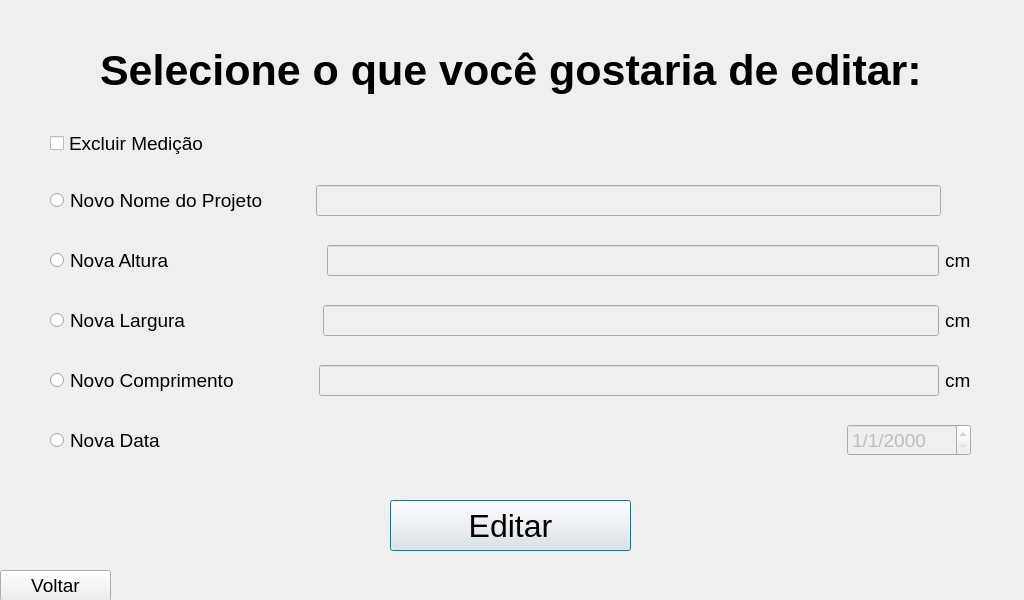
<?xml version="1.0" encoding="UTF-8"?>
<ui version="4.0">
 <class>Dialog</class>
 <widget class="QDialog" name="Dialog">
  <property name="geometry">
   <rect>
    <x>0</x>
    <y>0</y>
    <width>1024</width>
    <height>600</height>
   </rect>
  </property>
  <property name="windowTitle">
   <string>Dialog</string>
  </property>
  <widget class="QLabel" name="label_2">
   <property name="geometry">
    <rect>
     <x>100</x>
     <y>40</y>
     <width>831</width>
     <height>61</height>
    </rect>
   </property>
   <property name="font">
    <font>
     <family>Arial</family>
     <pointsize>32</pointsize>
     <weight>75</weight>
     <bold>true</bold>
     <underline>false</underline>
     <strikeout>false</strikeout>
     <kerning>true</kerning>
    </font>
   </property>
   <property name="text">
    <string>Selecione o que você gostaria de editar:</string>
   </property>
  </widget>
  <widget class="QPushButton" name="editarButton">
   <property name="geometry">
    <rect>
     <x>390</x>
     <y>500</y>
     <width>241</width>
     <height>51</height>
    </rect>
   </property>
   <property name="font">
    <font>
     <family>Arial</family>
     <pointsize>24</pointsize>
    </font>
   </property>
   <property name="text">
    <string>Editar</string>
   </property>
  </widget>
  <widget class="QPushButton" name="voltarButton">
   <property name="geometry">
    <rect>
     <x>0</x>
     <y>570</y>
     <width>111</width>
     <height>31</height>
    </rect>
   </property>
   <property name="font">
    <font>
     <family>Arial</family>
     <pointsize>14</pointsize>
    </font>
   </property>
   <property name="text">
    <string>Voltar</string>
   </property>
  </widget>
  <widget class="QCheckBox" name="excluirRB">
   <property name="geometry">
    <rect>
     <x>50</x>
     <y>130</y>
     <width>911</width>
     <height>26</height>
    </rect>
   </property>
   <property name="font">
    <font>
     <family>Arial</family>
     <pointsize>14</pointsize>
    </font>
   </property>
   <property name="cursor">
    <cursorShape>ArrowCursor</cursorShape>
   </property>
   <property name="text">
    <string>Excluir Medição</string>
   </property>
  </widget>
  <widget class="QWidget" name="">
   <property name="geometry">
    <rect>
     <x>50</x>
     <y>180</y>
     <width>891</width>
     <height>41</height>
    </rect>
   </property>
   <layout class="QHBoxLayout" name="horizontalLayout_7">
    <item>
     <widget class="QRadioButton" name="nomeRB">
      <property name="enabled">
       <bool>true</bool>
      </property>
      <property name="font">
       <font>
        <family>Arial</family>
        <pointsize>14</pointsize>
       </font>
      </property>
      <property name="text">
       <string>Novo Nome do Projeto        </string>
      </property>
      <attribute name="buttonGroup">
       <string notr="true">ButtonGroup</string>
      </attribute>
     </widget>
    </item>
    <item>
     <widget class="QLineEdit" name="nomeText">
      <property name="enabled">
       <bool>false</bool>
      </property>
      <property name="font">
       <font>
        <pointsize>14</pointsize>
       </font>
      </property>
     </widget>
    </item>
   </layout>
  </widget>
  <widget class="QWidget" name="">
   <property name="geometry">
    <rect>
     <x>50</x>
     <y>240</y>
     <width>921</width>
     <height>41</height>
    </rect>
   </property>
   <layout class="QHBoxLayout" name="horizontalLayout_3">
    <item>
     <widget class="QRadioButton" name="alturaRB">
      <property name="enabled">
       <bool>true</bool>
      </property>
      <property name="font">
       <font>
        <family>Arial</family>
        <pointsize>14</pointsize>
       </font>
      </property>
      <property name="text">
       <string>Nova Altura                            </string>
      </property>
      <attribute name="buttonGroup">
       <string notr="true">ButtonGroup</string>
      </attribute>
     </widget>
    </item>
    <item>
     <widget class="QLineEdit" name="alturaText">
      <property name="enabled">
       <bool>false</bool>
      </property>
      <property name="font">
       <font>
        <pointsize>14</pointsize>
       </font>
      </property>
     </widget>
    </item>
    <item>
     <widget class="QLabel" name="label">
      <property name="font">
       <font>
        <pointsize>14</pointsize>
       </font>
      </property>
      <property name="text">
       <string>cm</string>
      </property>
     </widget>
    </item>
   </layout>
  </widget>
  <widget class="QWidget" name="">
   <property name="geometry">
    <rect>
     <x>50</x>
     <y>300</y>
     <width>921</width>
     <height>41</height>
    </rect>
   </property>
   <layout class="QHBoxLayout" name="horizontalLayout_2">
    <item>
     <widget class="QRadioButton" name="larguraRB">
      <property name="font">
       <font>
        <family>Arial</family>
        <pointsize>14</pointsize>
       </font>
      </property>
      <property name="text">
       <string>Nova Largura                        </string>
      </property>
      <attribute name="buttonGroup">
       <string notr="true">ButtonGroup</string>
      </attribute>
     </widget>
    </item>
    <item>
     <widget class="QLineEdit" name="larguraText">
      <property name="enabled">
       <bool>false</bool>
      </property>
      <property name="font">
       <font>
        <pointsize>14</pointsize>
       </font>
      </property>
     </widget>
    </item>
    <item>
     <widget class="QLabel" name="label_4">
      <property name="font">
       <font>
        <pointsize>14</pointsize>
       </font>
      </property>
      <property name="text">
       <string>cm</string>
      </property>
     </widget>
    </item>
   </layout>
  </widget>
  <widget class="QWidget" name="">
   <property name="geometry">
    <rect>
     <x>50</x>
     <y>360</y>
     <width>921</width>
     <height>41</height>
    </rect>
   </property>
   <layout class="QHBoxLayout" name="horizontalLayout_6">
    <item>
     <widget class="QRadioButton" name="comprimentoRB">
      <property name="font">
       <font>
        <family>Arial</family>
        <pointsize>14</pointsize>
       </font>
      </property>
      <property name="text">
       <string>Novo Comprimento              </string>
      </property>
      <attribute name="buttonGroup">
       <string notr="true">ButtonGroup</string>
      </attribute>
     </widget>
    </item>
    <item>
     <widget class="QLineEdit" name="comprimentoText">
      <property name="enabled">
       <bool>false</bool>
      </property>
      <property name="font">
       <font>
        <pointsize>14</pointsize>
       </font>
      </property>
     </widget>
    </item>
    <item>
     <widget class="QLabel" name="label_5">
      <property name="font">
       <font>
        <pointsize>14</pointsize>
       </font>
      </property>
      <property name="text">
       <string>cm</string>
      </property>
     </widget>
    </item>
   </layout>
  </widget>
  <widget class="QWidget" name="">
   <property name="geometry">
    <rect>
     <x>50</x>
     <y>420</y>
     <width>921</width>
     <height>41</height>
    </rect>
   </property>
   <layout class="QHBoxLayout" name="horizontalLayout">
    <item>
     <widget class="QRadioButton" name="dataRB">
      <property name="font">
       <font>
        <family>Arial</family>
        <pointsize>14</pointsize>
       </font>
      </property>
      <property name="text">
       <string>Nova Data</string>
      </property>
      <attribute name="buttonGroup">
       <string notr="true">ButtonGroup</string>
      </attribute>
     </widget>
    </item>
    <item>
     <spacer name="horizontalSpacer">
      <property name="orientation">
       <enum>Qt::Horizontal</enum>
      </property>
      <property name="sizeHint" stdset="0">
       <size>
        <width>40</width>
        <height>20</height>
       </size>
      </property>
     </spacer>
    </item>
    <item>
     <widget class="QDateEdit" name="data">
      <property name="enabled">
       <bool>false</bool>
      </property>
      <property name="font">
       <font>
        <pointsize>14</pointsize>
       </font>
      </property>
      <property name="displayFormat">
       <string>d/M/yyyy</string>
      </property>
     </widget>
    </item>
   </layout>
  </widget>
 </widget>
 <resources/>
 <connections>
  <connection>
   <sender>excluirRB</sender>
   <signal>clicked(bool)</signal>
   <receiver>nomeRB</receiver>
   <slot>setDisabled(bool)</slot>
   <hints>
    <hint type="sourcelabel">
     <x>230</x>
     <y>100</y>
    </hint>
    <hint type="destinationlabel">
     <x>85</x>
     <y>128</y>
    </hint>
   </hints>
  </connection>
  <connection>
   <sender>excluirRB</sender>
   <signal>clicked(bool)</signal>
   <receiver>comprimentoRB</receiver>
   <slot>setDisabled(bool)</slot>
   <hints>
    <hint type="sourcelabel">
     <x>230</x>
     <y>100</y>
    </hint>
    <hint type="destinationlabel">
     <x>63</x>
     <y>218</y>
    </hint>
   </hints>
  </connection>
  <connection>
   <sender>nomeRB</sender>
   <signal>toggled(bool)</signal>
   <receiver>nomeText</receiver>
   <slot>setEnabled(bool)</slot>
   <hints>
    <hint type="sourcelabel">
     <x>85</x>
     <y>128</y>
    </hint>
    <hint type="destinationlabel">
     <x>307</x>
     <y>128</y>
    </hint>
   </hints>
  </connection>
  <connection>
   <sender>excluirRB</sender>
   <signal>clicked(bool)</signal>
   <receiver>larguraRB</receiver>
   <slot>setDisabled(bool)</slot>
   <hints>
    <hint type="sourcelabel">
     <x>230</x>
     <y>100</y>
    </hint>
    <hint type="destinationlabel">
     <x>64</x>
     <y>188</y>
    </hint>
   </hints>
  </connection>
  <connection>
   <sender>excluirRB</sender>
   <signal>clicked(bool)</signal>
   <receiver>alturaRB</receiver>
   <slot>setDisabled(bool)</slot>
   <hints>
    <hint type="sourcelabel">
     <x>230</x>
     <y>100</y>
    </hint>
    <hint type="destinationlabel">
     <x>64</x>
     <y>158</y>
    </hint>
   </hints>
  </connection>
  <connection>
   <sender>larguraRB</sender>
   <signal>toggled(bool)</signal>
   <receiver>larguraText</receiver>
   <slot>setEnabled(bool)</slot>
   <hints>
    <hint type="sourcelabel">
     <x>64</x>
     <y>188</y>
    </hint>
    <hint type="destinationlabel">
     <x>374</x>
     <y>188</y>
    </hint>
   </hints>
  </connection>
  <connection>
   <sender>excluirRB</sender>
   <signal>clicked(bool)</signal>
   <receiver>dataRB</receiver>
   <slot>setDisabled(bool)</slot>
   <hints>
    <hint type="sourcelabel">
     <x>230</x>
     <y>100</y>
    </hint>
    <hint type="destinationlabel">
     <x>36</x>
     <y>278</y>
    </hint>
   </hints>
  </connection>
  <connection>
   <sender>comprimentoRB</sender>
   <signal>toggled(bool)</signal>
   <receiver>comprimentoText</receiver>
   <slot>setEnabled(bool)</slot>
   <hints>
    <hint type="sourcelabel">
     <x>63</x>
     <y>218</y>
    </hint>
    <hint type="destinationlabel">
     <x>374</x>
     <y>218</y>
    </hint>
   </hints>
  </connection>
  <connection>
   <sender>dataRB</sender>
   <signal>toggled(bool)</signal>
   <receiver>data</receiver>
   <slot>setEnabled(bool)</slot>
   <hints>
    <hint type="sourcelabel">
     <x>36</x>
     <y>278</y>
    </hint>
    <hint type="destinationlabel">
     <x>403</x>
     <y>278</y>
    </hint>
   </hints>
  </connection>
  <connection>
   <sender>alturaRB</sender>
   <signal>toggled(bool)</signal>
   <receiver>alturaText</receiver>
   <slot>setEnabled(bool)</slot>
   <hints>
    <hint type="sourcelabel">
     <x>64</x>
     <y>158</y>
    </hint>
    <hint type="destinationlabel">
     <x>374</x>
     <y>158</y>
    </hint>
   </hints>
  </connection>
 </connections>
 <buttongroups>
  <buttongroup name="ButtonGroup">
   <property name="exclusive">
    <bool>false</bool>
   </property>
  </buttongroup>
 </buttongroups>
</ui>
